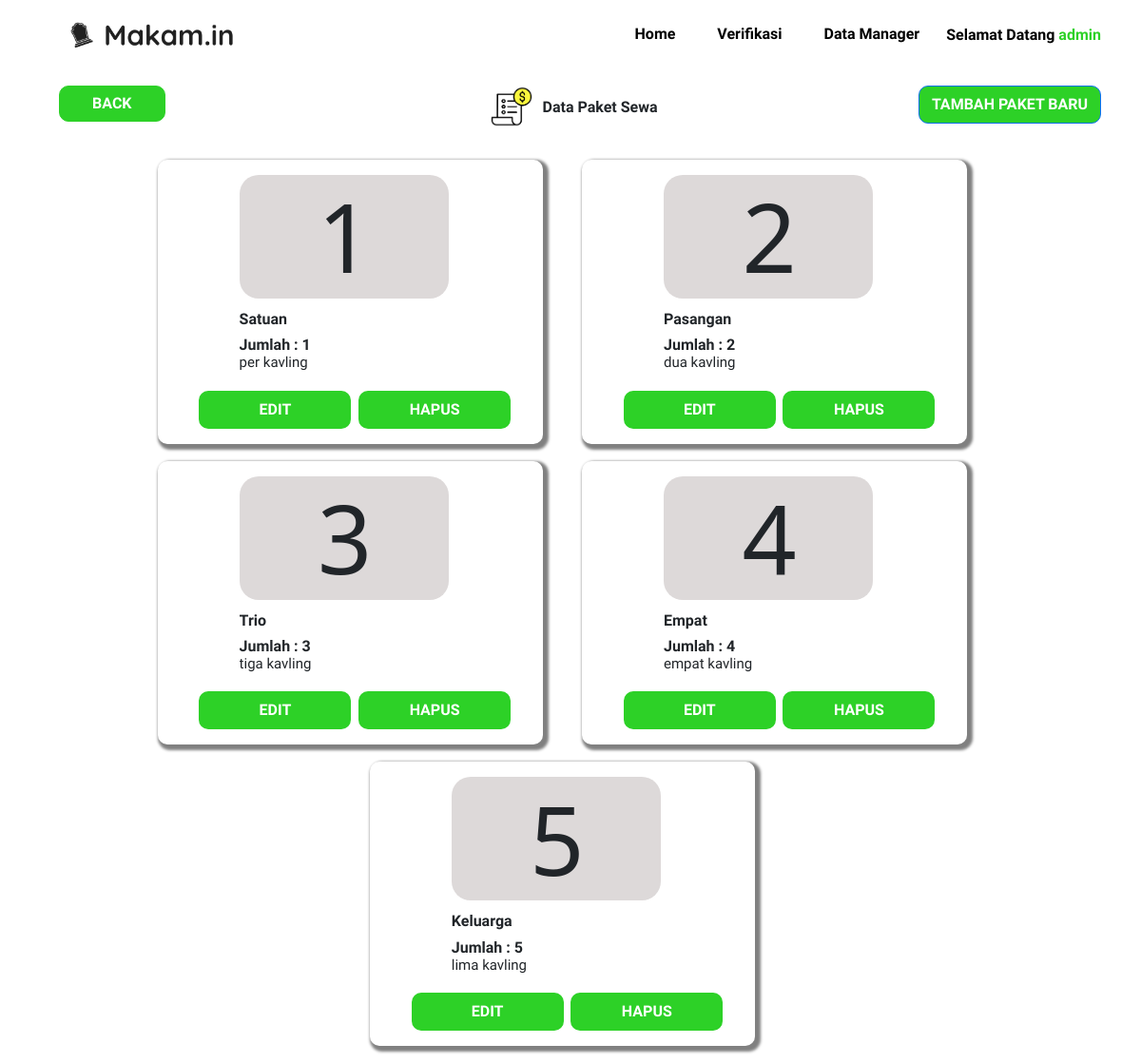
The app's page /makamin/admin/e-data/paketsewa/index.php (signed in), older data.
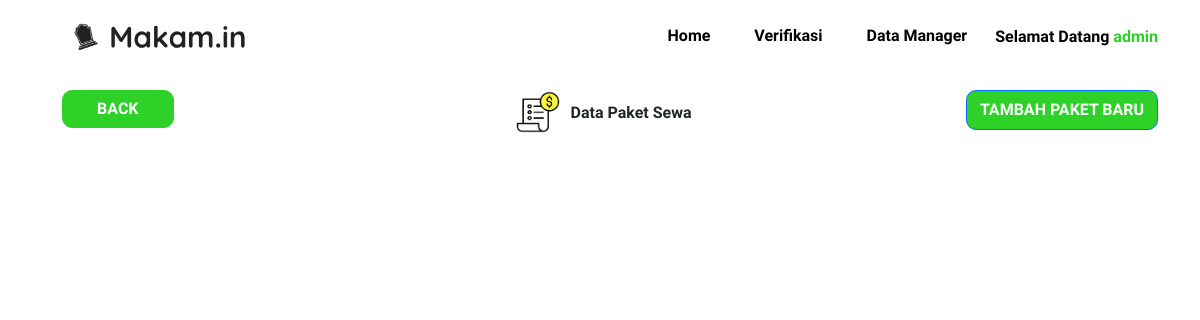
The same page, newer data.
### tables this page shows
CREATE TABLE `paket_sewa` (
  `id_paket` int(11) NOT NULL,
  `nama_paket` varchar(100) NOT NULL,
  `deskripsi` varchar(100) NOT NULL,
  `jumlah` int(2) NOT NULL
);

### makamin/admin/e-data/paketsewa/index.php (the view, shortened to what this page needs)
<?php
include_once("../../../assets/connection.php");
$paket_sewa = mysqli_query($mysqli, "SELECT * FROM paket_sewa");
?>
<!doctype html>
<html lang="en">
  <head>
    <link href="../../../bs5/dist/css/bootstrap.min.css" rel="stylesheet">
    <link rel="stylesheet" href="../../../css/navbar.css">
    <link rel="stylesheet" href="../../../css/body.css">
    <link rel="stylesheet" href="../../../css/responsive.css">
    <link rel="stylesheet" href="../../../css/sewa.css">
    <link rel="stylesheet" href="../../../css/pesan.css">
    <link rel="stylesheet" href="../../../css/userverifikasi.css">
    <link rel="stylesheet" href="../../../css/masuk_admin.css">
    <link rel="stylesheet" href="../../../css/styleadmin.css">
    <link rel="stylesheet" href="../../../css/identitasktp.css">
  </head>
  <body>
    <nav class="navbar navbar-expand-lg navbar-light mt-35" id="navbar">
        <div class="container">
            <a class="navbar-brand" href="#">
                <img src="../../../assets/logo.png" height="30px">
            </a>
            <div class="collapse navbar-collapse justify-content-end" id="navbarNav">
                <ul class="nav nav-pills">
                    <li class="nav-item">
                        <a class="nav-link activepage link-navbar tebel-sedang " href="../../">Home &nbsp;&nbsp;</a>
                    </li>
                    <li class="nav-item">
                        <a class="nav-link  activepage link-navbar tebel-sedang" href="../../verifikasi/">Verifikasi &nbsp;&nbsp;</a>
                    </li>
                    <li class="nav-item">
                        <a class="nav-link  activepage link-navbar tebel-sedang" href="#">Data Manager &nbsp;&nbsp;</a>
                    </li>
                    <div class="dropdown">
                        <button class="dropbtn" style="position: static;transform: none;padding: 0;color: black;width: 100%;height: auto;text-transform: none;margin-top: 15px;left: 0;">Selamat Datang <span method="post" name="user" class="users"><?=$_SESSION['nama']?></span>
                        </button>
                    </div>
                </ul>
            </div>
        </div>
    </nav>
    <div class="container">
      <br><br><br><br>
      <center>
        <table>
          <tr>
            <td><img src="../../../assets/berkas.png" style="width: 60px;"></td>
            <td><h1 style="margin: 0;font-family: 'Quicksand', sans-serif;font-weight: bold;font-size: 16px;">Data Paket Sewa</h1></td>
          </tr>
        </table>
        <a href="form/"><button class="btn btn-primary" style="margin-top:-4%;position: static;float: right;transform: none;width: 192px;">Tambah Paket Baru</button></a>
        <a href="../"><button class="btn btn-primary" id="btnback2" style="margin-top:-4%;position: static;float: left;transform: none;">Back</button></a>
      </center>
        <div class="row" style="margin-top: 3%;width: 80%;">
            <?php
              while ($view = mysqli_fetch_array($paket_sewa)) {
            ?>
            <div class="col-md-6" style="padding-bottom: 2%;padding-right: 337px; ">
            <div class="profile-card" id="cardverif" style="height: auto;width: 405px;margin: auto;padding: initial;">
                <div class="profile-content">
                  <table border="0" width="100%">
                    <tr>
                      <td colspan="2">
                        <div class="kotak" style="overflow: hidden;text-overflow: ellipsis;">
                          <h6 class="userverifs" style="font-size: 100px;margin-left: 3%; margin-top: 2%;text-transform: uppercase;width: 95%;text-align: center;"><?=$view['jumlah']?></h6>
                        </div>
                      </td>
                    </tr>
                    <tr>
                      <td colspan="2">
                        <div class="card-title">
                          <h6 class="dadang max-card"><?=$view['nama_paket']?></h6>
                          <h6 class="makams max-card">Jumlah : <?=$view['jumlah']?></h6>
                          <p class="datauser max-card"><?=$view['deskripsi']?></p>
                        </div>
                      </td>
                    </tr>
                    <tr>
                      <td><center><a href="form/?id=<?=$view['id_paket']?>" style="color: white;text-decoration: none;"><button onclick="togglePopup()" style="position: static;margin-left: 15%;top: 0;left: 0;transform: none;"><h6 class="verifusr">Edit</h6></button></a></center></td>
                      <td><a href="../../../assets/delete-paket_sewa/?id=<?=$view['id_paket']?>" style="color: white;text-decoration: none;float: left;"><button onclick="togglePopup()" style="position: static;margin-left: 5%;top: 0;left: 0;transform: none;"><h6 class="verifusr">Hapus</h6></button></a></td>
                    </tr>
                  </table>
                </div>
            </div>
            </div>
          <?php
            }
          ?>
        </div>
      </div>
  </body>
</html>

Row changes from the older to the newer data that the page shows:
removed paket_sewa: jumlah "1", nama_paket "Satuan", deskripsi "per kavling"
removed paket_sewa: jumlah "2", nama_paket "Pasangan", deskripsi "dua kavling"
removed paket_sewa: jumlah "3", nama_paket "Trio", deskripsi "tiga kavling"
removed paket_sewa: jumlah "4", nama_paket "Empat", deskripsi "empat kavling"
removed paket_sewa: jumlah "5", nama_paket "Keluarga", deskripsi "lima kavling"
